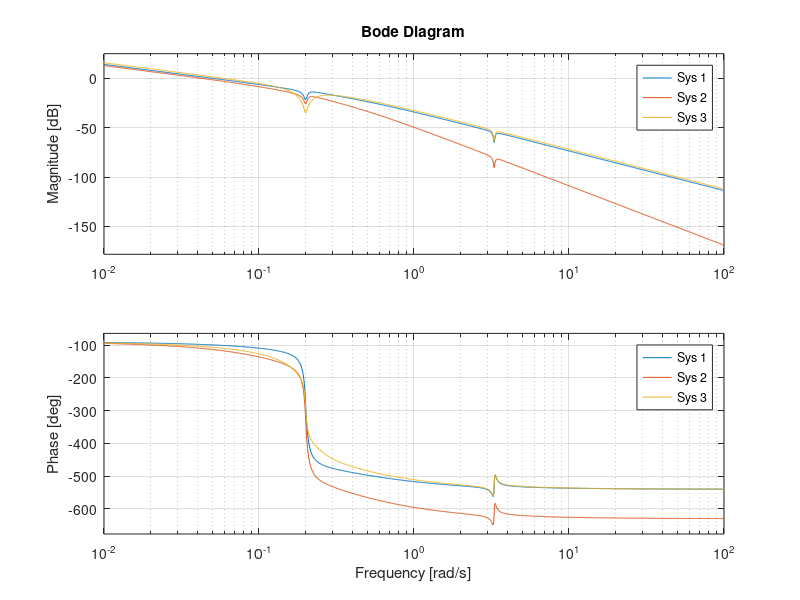
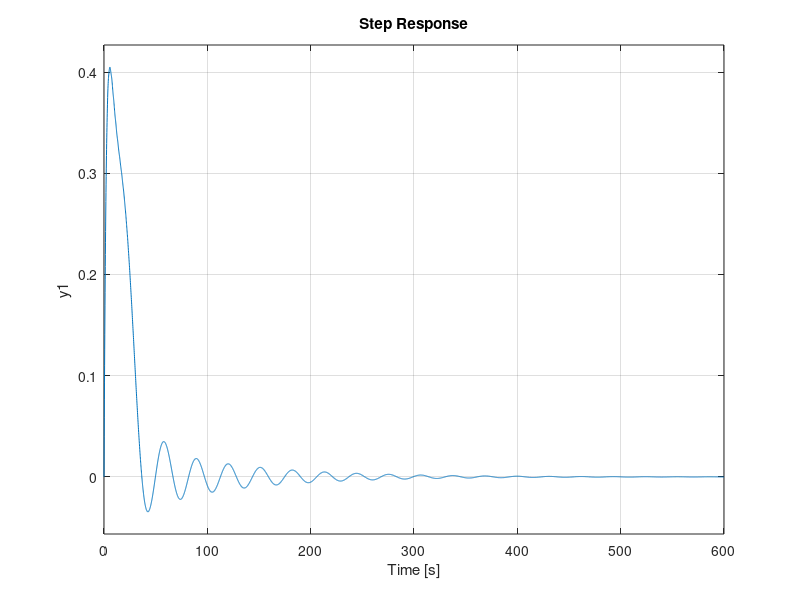

Here is the MATLAB script that generated these plots, in order: (Note: this script raises an error after producing the figures.)
s = tf('s');
Gp = (-0.07988 *s^4 - 0.003315 *s^3 - 0.8677* s^2 + 0.006493* s - 0.03458)/...
    (s^5 + 0.5979* s^4 + 10.98 *s^3 + 4.709 *s^2 + 0.5421* s + 0.1827);

Gv = (0.2204 *s^4 + 0.02348 *s^3 + 2.394* s^2 + 0.003981 *s + 0.09541)/...
    (s^5 + 0.5979 *s^4 + 10.98 *s^3 + 4.709 *s^2 + 0.5421 *s + 0.1827);

Gc1 = -.26/s;

Gc2 = -.225/s/(5*s+1);

w = sqrt(.04101);
b2 = .295;
K = -.3128;
Gc3 = K*(s^2 + 0.02109*s + .04101)/s/(s^2 + 2*w*b2*s + .04101);


close all
figure('Position', [0 40 960 960]);
subplot(2,1,1);
bode(Gc1, Gc2, Gc3);
subplot(2,1,2)
bode(Gc1*Gp, Gc2*Gp, Gc3*Gp);

figure('Position', [960 40 960 960]);

subplot(2,1,1);
step(feedback(Gc1*Gp,1));
hold on
step(feedback(Gc2*Gp,1));
step(feedback(Gc3*Gp,1));
subplot(2,1,2);
step(Gv / (1+ Gc1*Gp));
hold on
step(Gv / (1+ Gc2*Gp));
step(Gv / (1+ Gc3*Gp));
hold off

%%
Gc  = Gc;
close all

figure('Position', [0 40 960*2 960]);
step(feedback(-16.5*Gp,1));
set(gca, 'Fontsize', 16);
grid on;
xlabel('Time','Fontsize', 20,'FontWeight','bold' );
ylabel('Amplitude','Fontsize', 20,'FontWeight','bold')
legend('$Gp$','Interpreter','Latex', 'Fontsize', 24, 'Location', 'southeast');
title('Step Response for the Closed Loop Plant with K=-16.5', ...
'Fontsize', 24,'FontWeight','bold','Interpreter','Latex')

%%
figure('Position', [0 40 960*2 960]);
bode(-16.5*Gp);
grid on;
legend('$Gc1$','$Gc2$','$Gc3$','Interpreter','Latex', 'Fontsize', 24, 'Location', 'southeast')
title('Bode Diagram of $\mathbf{L(j\omega)}$ (Comparison)', ...
'Fontsize', 24,'FontWeight','bold','Interpreter','Latex')